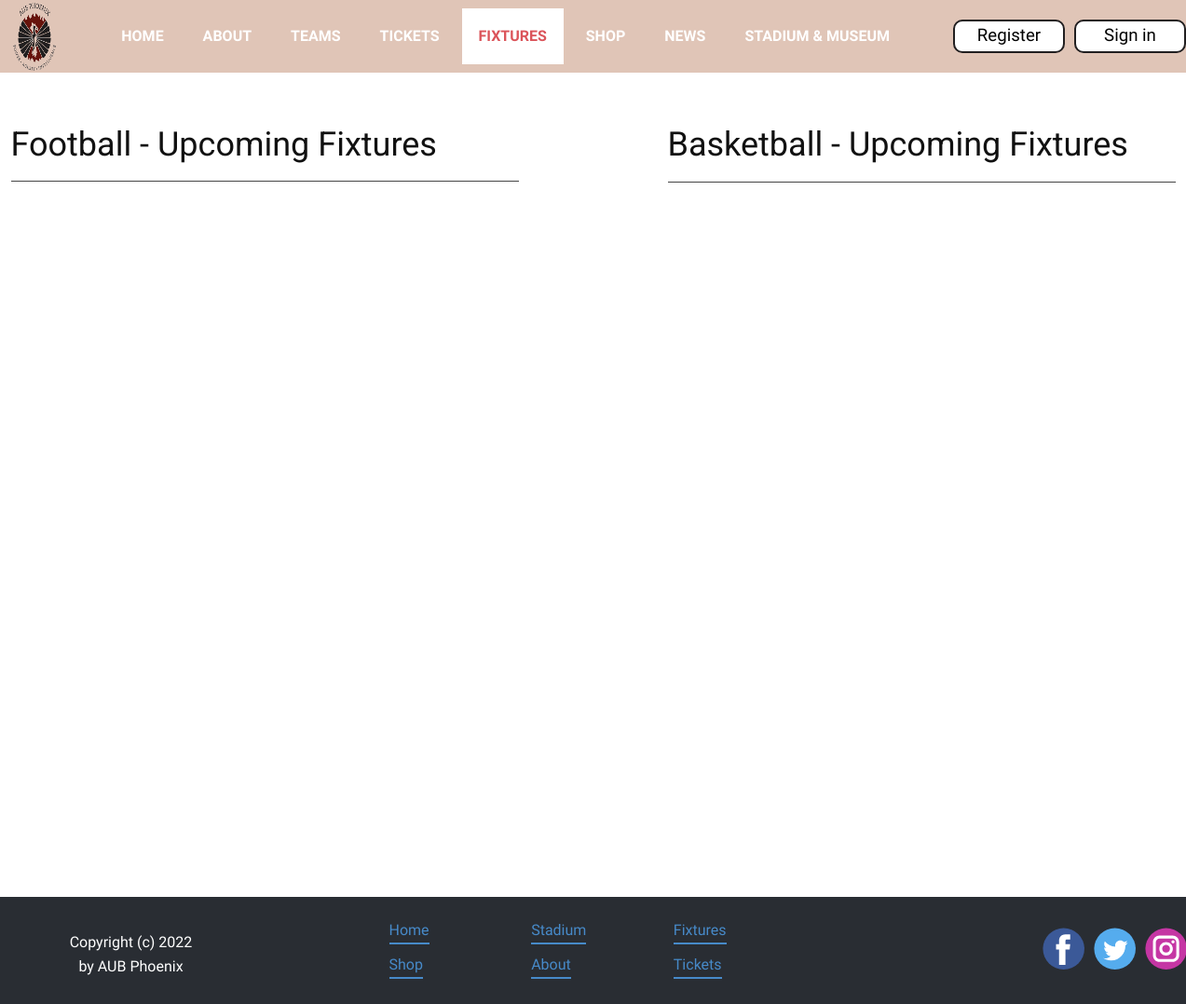
Page /Fixtures.html on the earlier database version.
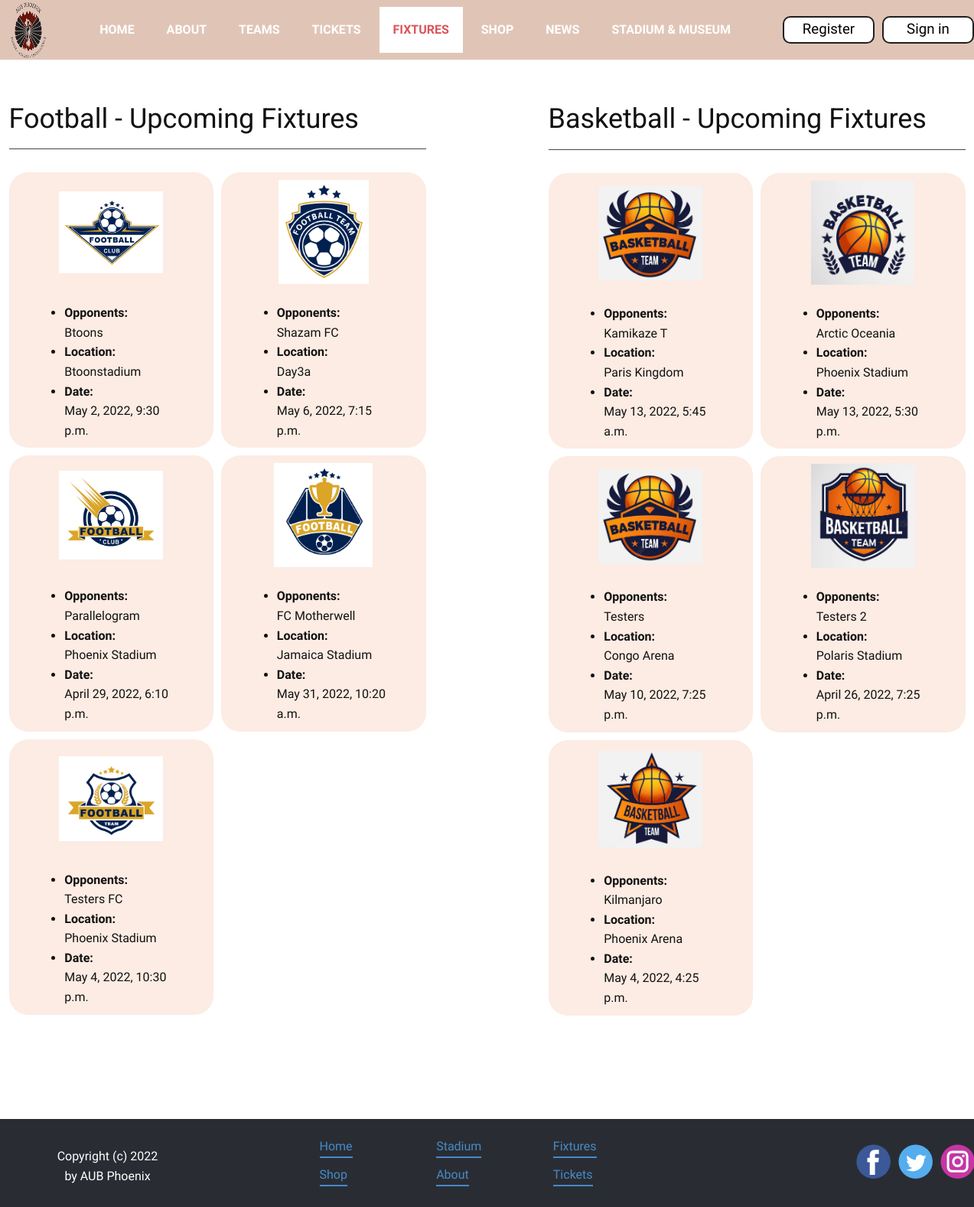
Same page on the later database version.
### scms_app/models.py (models this page shows, shortened)
class Football_Ticket(models.Model):
    football_ticket_opponent = models.CharField(max_length=100)
    football_ticket_homeaway = models.CharField(max_length=100 ,choices=HOMEAWAY)
    football_ticket_location = models.CharField(max_length=100)
    football_ticket_date = models.DateTimeField()
    football_ticket_price = models.IntegerField()
    football_ticket_count = models.IntegerField()
    football_ticket_image = models.ImageField(upload_to="static/scms_app/images")
    class Meta:
        verbose_name = "Football_Ticket"
        verbose_name_plural = "Football_Tickets"

class Basketball_Ticket(models.Model):
    basketball_ticket_opponent = models.CharField(max_length=100)
    basketball_ticket_location = models.CharField(max_length=100)
    basketball_ticket_date = models.DateTimeField()
    basketball_ticket_price = models.IntegerField()
    basketball_ticket_count = models.IntegerField()
    basketball_ticket_image = models.ImageField(upload_to="static/scms_app/images")
    class Meta:
        verbose_name = "Basketball_Ticket"
        verbose_name_plural = "Basketball_Tickets"

### scms_app/views.py (the view)
# urls.py: path('Fixtures.html', views.Fixtures, name='Fixtures'),
def Fixtures(request):
	context={}
	if request.method == 'GET':
		ftickets = Football_Ticket.objects.all()
		btickets = Basketball_Ticket.objects.all()
		context["ftickets"] = ftickets
		context["btickets"] = btickets
		profiles = Profile.objects.all()
		context['profiles'] = profiles
		return render(request, 'Fixtures.html', context)

### scms_app/templates/Fixtures.html (shortened to what this page needs)
{% extends 'base.html' %}
{% load static %}
  {% block content %}
  <link rel="stylesheet" href="{% static 'scms_app/css/Fixtures.css' %}" media="screen"/>
    <section class="u-align-center u-clearfix u-section-1" id="sec-bc9e" style="min-height:1000px;">
      <div class="u-align-left u-clearfix u-sheet u-sheet-1">
        <div class="divs">
          <div>
            <h2 class="u-text u-text-default u-text1">Football - Upcoming Fixtures</h2>
            <div class="u-border-1 u-border-grey-dark-1 u-line u-line-horizontal u-line-3"></div>
            <div class="u-list u-list-1">
              <div class="u-repeater u-repeater-1">
                {% for fticket in ftickets %}
                  <div class="u-container-style u-list-item u-repeater-item opponent-card">
                    <div class="u-container-layout u-similar-container u-valign-top u-container-layout-1"><span class="u-file-icon u-icon u-icon-1"><img src={{fticket.football_ticket_image}} alt=""></span>
                      <ul class="u-text u-text-3">
                        <li><span style="font-weight:bold;">Opponents:</span> <br>{{fticket.football_ticket_opponent}}</li>
                        <li><span style="font-weight:bold;">Location:</span> <br>{{fticket.football_ticket_location}}</li>
                        <li><span style="font-weight:bold;">Date:</span> <br>{{fticket.football_ticket_date}}</li>
                      </ul>
                    </div>
                  </div>
                {% endfor %}
              </div>
            </div>
          </div>
        <div>
          <h2 class="u-text u-text-default u-text2">Basketball - Upcoming Fixtures</h2>
          <div class="u-border-1 u-border-grey-dark-1 u-line u-line-horizontal u-line-2"></div>
          <div class="u-list u-list-2">
            <div class="u-repeater u-repeater-2">
              {% for bticket in btickets %}
                <div class="u-container-style u-list-item u-repeater-item opponent-card">
                  <div class="u-container-layout u-similar-container u-valign-top u-container-layout-1"><span class="u-file-icon u-icon u-icon-1"><img src={{bticket.basketball_ticket_image}} alt=""></span>
                    <ul class="u-text u-text-3">
                      <li><span style="font-weight:bold;">Opponents:</span> <br>{{bticket.basketball_ticket_opponent}}</li>
                      <li><span style="font-weight:bold;">Location:</span> <br>{{bticket.basketball_ticket_location}}</li>
                      <li><span style="font-weight:bold;">Date:</span> <br>{{bticket.basketball_ticket_date}}</li>
                    </ul>
                  </div>
                </div>
              {% endfor %}
            </div>
          </div>
        </div>
        </div>
      </div>
    </section>
    {% endblock %}

Differences in the rows shown:
added Football_Ticket: football_ticket_image (picture), football_ticket_opponent "Btoons", football_ticket_location "Btoonstadium", football_ticket_date "May 2, 2022, 9:30 p.m."
added Football_Ticket: football_ticket_image (picture), football_ticket_opponent "Shazam FC", football_ticket_location "Day3a", football_ticket_date "May 6, 2022, 7:15 p.m."
added Football_Ticket: football_ticket_image (picture), football_ticket_opponent "Parallelogram", football_ticket_location "Phoenix Stadium", football_ticket_date "April 29, 2022, 6:10 p.m."
added Football_Ticket: football_ticket_image (picture), football_ticket_opponent "FC Motherwell", football_ticket_location "Jamaica Stadium", football_ticket_date "May 31, 2022, 10:20 a.m."
added Football_Ticket: football_ticket_image (picture), football_ticket_opponent "Testers FC", football_ticket_location "Phoenix Stadium", football_ticket_date "May 4, 2022, 10:30 p.m."
added Basketball_Ticket: basketball_ticket_image (picture), basketball_ticket_opponent "Kamikaze T", basketball_ticket_location "Paris Kingdom", basketball_ticket_date "May 13, 2022, 5:45 a.m."
added Basketball_Ticket: basketball_ticket_image (picture), basketball_ticket_opponent "Arctic Oceania", basketball_ticket_location "Phoenix Stadium", basketball_ticket_date "May 13, 2022, 5:30 p.m."
added Basketball_Ticket: basketball_ticket_image (picture), basketball_ticket_opponent "Testers", basketball_ticket_location "Congo Arena", basketball_ticket_date "May 10, 2022, 7:25 p.m."
added Basketball_Ticket: basketball_ticket_image (picture), basketball_ticket_opponent "Testers 2", basketball_ticket_location "Polaris Stadium", basketball_ticket_date "April 26, 2022, 7:25 p.m."
added Basketball_Ticket: basketball_ticket_image (picture), basketball_ticket_opponent "Kilmanjaro", basketball_ticket_location "Phoenix Arena", basketball_ticket_date "May 4, 2022, 4:25 p.m."
